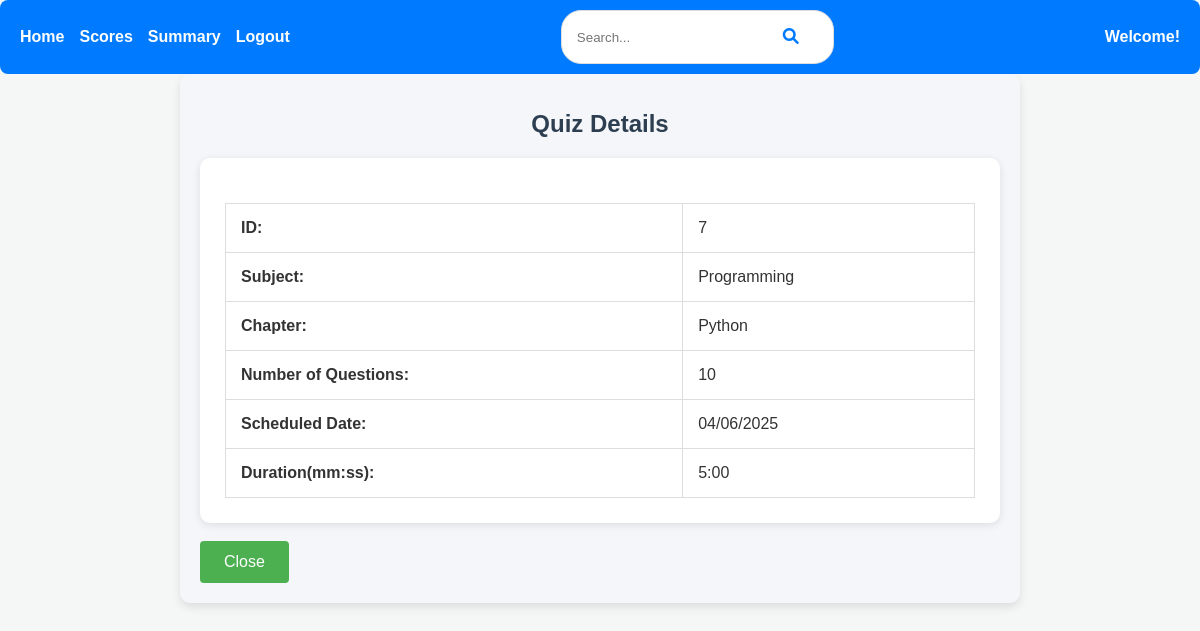
Screenshot of /user/view_quiz/7 with the database file from the repository.
### backend/models.py (models this page shows)
class Quiz(db.Model):
    __tablename__ = 'quiz'
    id = db.Column(db.Integer, primary_key=True)
    chapter_id = db.Column(db.Integer, db.ForeignKey('chapter.id', ondelete="CASCADE"), nullable=False)
    date_of_quiz = db.Column(db.Date, nullable=False)
    duration_seconds = db.Column(db.Integer, nullable=False)
    remarks = db.Column(db.Text)
    questions = db.relationship('Question', backref='quiz', lazy='subquery', cascade='all, delete-orphan')
    scores = db.relationship('Score', backref='quiz', lazy='dynamic', cascade='all, delete-orphan')

class Subject(db.Model):
    __tablename__ = 'subject'
    id = db.Column(db.Integer, primary_key=True)
    name = db.Column(db.String(150), unique=True, nullable=False)
    description = db.Column(db.String(300), nullable=False)
    chapters = db.relationship('Chapter', backref='subject', lazy='subquery', cascade='all, delete-orphan')

class Chapter(db.Model):
    __tablename__ = 'chapter'
    id = db.Column(db.Integer, primary_key=True)
    name = db.Column(db.String(100), nullable=False)
    description = db.Column(db.Text)
    subject_id = db.Column(db.Integer, db.ForeignKey('subject.id', ondelete="CASCADE"), nullable=False)
    quizzes = db.relationship('Quiz', backref='chapter', lazy='subquery', cascade='all, delete-orphan')

### backend/controllers.py (the view)
@app.route('/user/view_quiz/<quiz_id>')
def user_view_quiz(quiz_id):
    quiz = Quiz.query.get(quiz_id)
    if quiz:
        return render_template('user/user_view_quiz.html', quiz=quiz, divmod=divmod)
    else:
        return "Quiz not found", 404

### templates/user/user_view_quiz.html (shortened to what this page needs)
{% extends "user/user_base.html" %}
{% block content %}
<div class="dashboard container mt-5">
    <h1 class="text-center mb-4">Quiz Details</h1>
    <div class="quiz-table-wrapper">
        <table class="table table-bordered quiz-details table-striped table-hover shadow-sm rounded">
            <tr>
                <td><strong>ID:</strong></td>
                <td>{{ quiz.id }}</td>
            </tr>
            <tr>
                <td><strong>Subject:</strong></td>
                <td>{{ quiz.chapter.subject.name if quiz.chapter and quiz.chapter.subject else 'N/A' }}</td>
            </tr>
            <tr>
                <td><strong>Chapter:</strong></td>
                <td>{{ quiz.chapter.name if quiz.chapter else 'N/A' }}</td>
            </tr>
            <tr>
                <td><strong>Number of Questions:</strong></td>
                <td>{{ quiz.questions | length }}</td>
            </tr>
            <tr>
                <td><strong>Scheduled Date:</strong></td>
                <td>{{ quiz.date_of_quiz.strftime('%d/%m/%Y') if quiz.date_of_quiz else 'N/A' }}</td>
            </tr>
            <tr>
                <td><strong>Duration(mm:ss):</strong></td>
                {% set minutes, seconds = divmod(quiz.duration_seconds | int, 60) %}
                <td>{{ minutes }}:{{ '%02d' % seconds }}</td>
            </tr>
        </table>
    </div>
    <br>
    <div class="text-center">
        <button class="btn btn-secondary btn-lg" onclick="window.history.back()">Close</button>
    </div>
</div>
{% endblock %}

### static/styles/user_dashboard.css (style rules this page uses)
body { font-family: Arial, sans-serif; margin: 0; padding: 0; background-color: #f4f4f4; }
.dashboard { margin: 20px auto; max-width: 800px; padding: 20px; background-color: white; border-radius: 10px; box-shadow: 0 2px 5px rgba(0, 0, 0, 0.1); }
.dashboard h1 { font-size: 24px; text-align: center; margin-bottom: 20px; }
.dashboard table { width: 100%; border-collapse: collapse; margin-top: 20px; }
.dashboard table th, .dashboard table td { border: 1px solid #ddd; padding: 10px; text-align: center; }
.dashboard { max-width: 800px; margin: 0 auto; padding: 20px; background-color: #f4f6f9; border-radius: 10px; box-shadow: 0 4px 10px rgba(0, 0, 0, 0.1); }
.quiz-table-wrapper { background-color: #ffffff; border-radius: 10px; padding: 25px; box-shadow: 0 2px 8px rgba(0, 0, 0, 0.1); }
table.quiz-details th, table.quiz-details td { text-align: left; padding: 15px; font-size: 16px; }
table.quiz-details { width: 100%; border-collapse: collapse; margin-top: 20px; }
table.quiz-details tr { border-bottom: 1px solid #e0e0e0; / }
button { font-size: 16px; padding: 12px 24px; border-radius: 4px; background-color: #4CAF50; color: white; border: none; transition: background-color 0.3s ease; }
h1 { color: #333333; font-size: 32px; font-weight: 600; margin-bottom: 20px; }
body { font-family: 'Arial', sans-serif; background-color: #f4f7f6; margin: 0; padding: 0; color: #333; }
h1 { text-align: center; color: #2c3e50; font-size: 2.5rem; margin-bottom: 20px; }

### rows the page displays
Quiz: id "7", date_of_quiz "04/06/2025"
Subject: chapter.subject "Programming"
Chapter: chapter "Python"

### other values shown
{{ quiz.questions | length }} "10"
{{ minutes }} "5"
{{ '%02d' % seconds }} "00"
